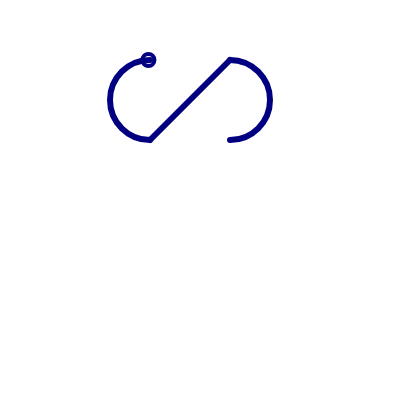
Frame 1 (no input)
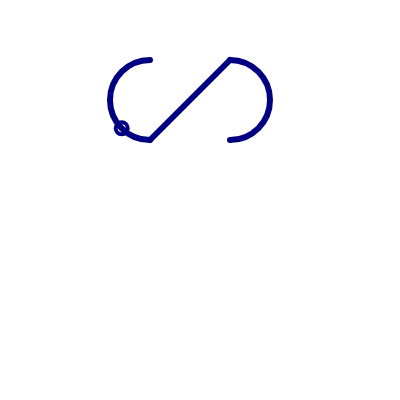
Frame 60 (no input)
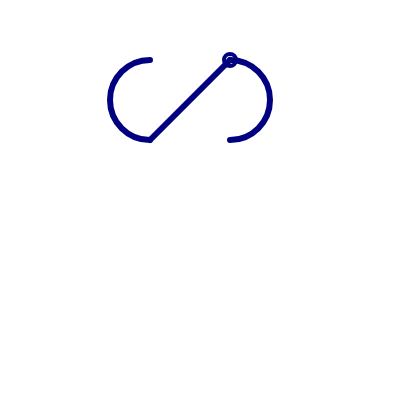
Frame 120 (the mouse pressed at the canvas centre since frame 60)

The p5.js sketch that drew these frames (run headless with seeded random() and noise() and a simulated clock; from frame 60 on, the mouse is pressed at the canvas centre):

// p5.js sketch
// ── sketch.js
let t = 0;                    
let speed = 0.005;         
let ringSize = 12;            
let maxRingSize = 120;        
let state = 'move';          
let c = 0;                    
let cSpeed = 0.02;            
const centerPos = { x: 190, y: 100 };

function setup() {
  createCanvas(400, 400);
}
function draw() {
  background(255);
  
  if (state === 'end') {
    
    noStroke();
    text('大阪産業大学', width/2, height/2 + 120/2 + 10);
  } else {
  
    updateAnimation();
  }
}

function updateAnimation() {
}

function draw() {
  background(255);
  stroke(0, 0, 128);    // 紺色の線
  strokeWeight(6);
  noFill();
  drawSShape();

  if (state === 'move') {
    t = min(t + speed, 1);
    let p = pointOnPath(t);
    strokeWeight(4);
    ellipse(p.x, p.y, ringSize);
    if (t >= 1) state = 'toCenter';

  } else if (state === 'toCenter') {
    c = min(c + cSpeed, 1);
    let endP = pointOnPath(1);
    let x = lerp(endP.x, centerPos.x, c);
    let y = lerp(endP.y, centerPos.y, c);
    strokeWeight(4);
    ellipse(x, y, ringSize);
    if (c >= 1) state = 'grow';

  } else if (state === 'grow') {
    ringSize = min(ringSize + 6, maxRingSize);
    strokeWeight(4);
    ellipse(centerPos.x, centerPos.y, ringSize);
    if (ringSize >= maxRingSize) state = 'end';

  } else if (state === 'end') {
    strokeWeight(4);
    ellipse(centerPos.x, centerPos.y, ringSize);
  }
}

function drawSShape() {
  arc(150, 100, 80, 80, PI/2, 3*PI/2);
  line(150, 140, 230, 60);
  arc(230, 100, 80, 80, -PI/2, PI/2);
}


function pointOnPath(tt) {
  if (tt < 0.4) {
    let u = map(tt, 0, 0.4, 0, 1);
    let a = lerp(3 * PI / 2, PI / 2, u);
    return {
      x: 150 + 40 * cos(a),
      y: 100 + 40 * sin(a)
    };
  } else if (tt < 0.6) {
    let u = map(tt, 0.4, 0.6, 0, 1);
    return {
      x: lerp(150, 230, u),
      y: lerp(140, 60, u)
    };
  } else {
    let u = map(tt, 0.6, 1, 0, 1);
    let a = lerp(-PI / 2, PI / 2, u);
    return {
      x: 230 + 40 * cos(a),
      y: 100 + 40 * sin(a)
    };
  }
} 
